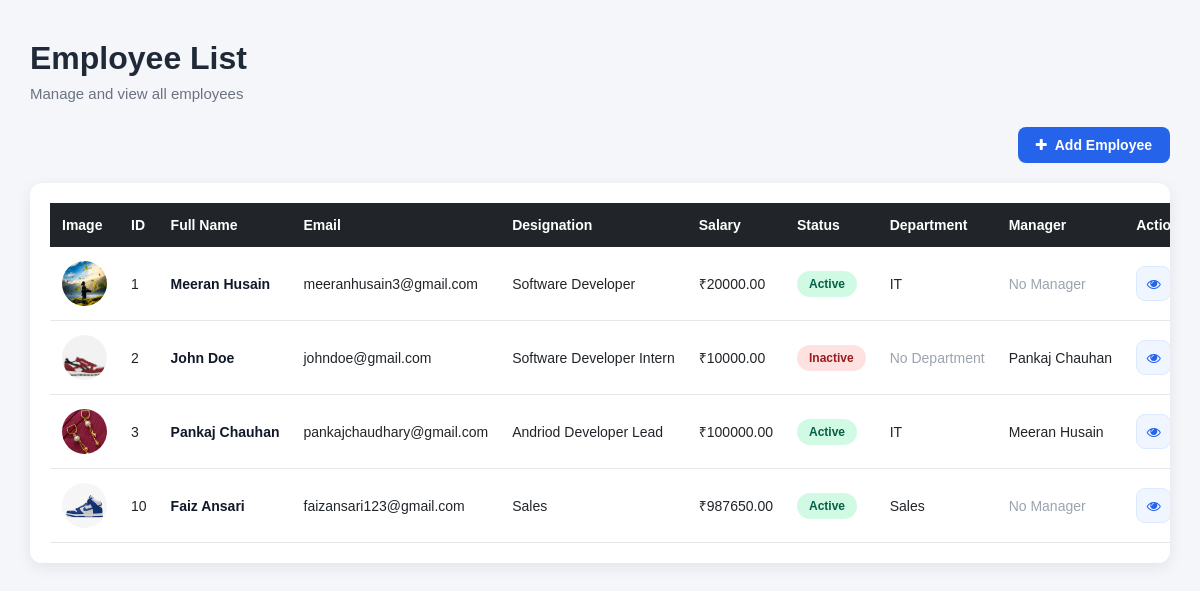
The app's page /, older data.
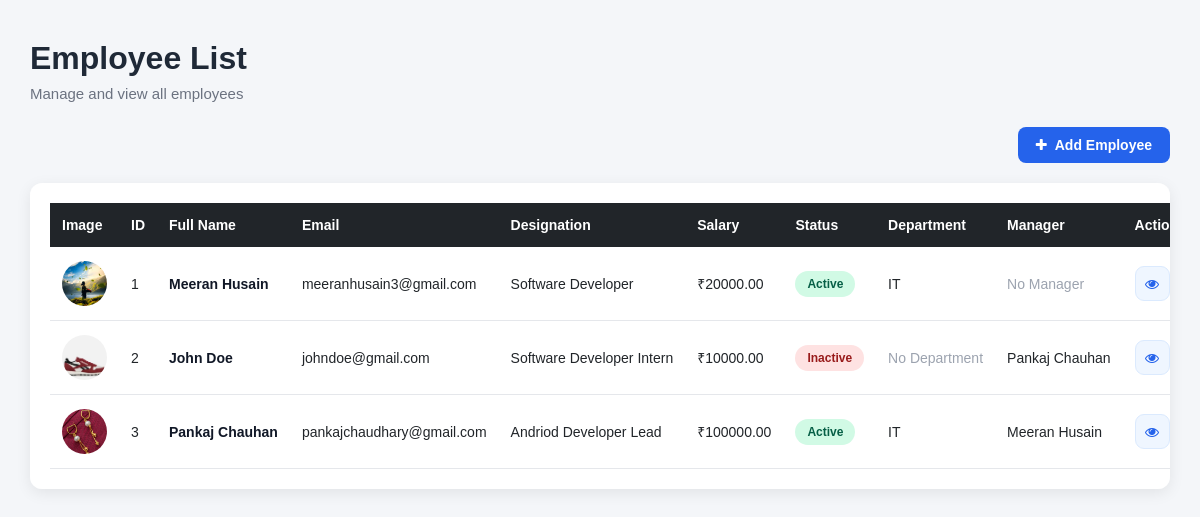
The same page, newer data.
### employees/models.py (models this page shows, shortened)
class Employee(models.Model):
    first_name = models.CharField(max_length=50)
    last_name = models.CharField(max_length=50)
    email = models.EmailField(unique=True)
    designation = models.CharField(max_length=100)
    image = models.ImageField(upload_to='employee_images', default='default.png')
    salary = models.DecimalField(max_digits=10, decimal_places=2)
    joining_date = models.DateField()
    is_active = models.BooleanField(default=True)
    department = models.ForeignKey(Department, on_delete=models.SET_NULL, blank=True, null=True)
    manager = models.ForeignKey("self", on_delete=models.SET_NULL, blank=True, null=True)
    is_deleted = models.BooleanField(default=False)  # Soft delete flag
    def full_name(self):
        return f"{self.first_name} {self.last_name}"

class Department(models.Model):
    dept_name = models.CharField(max_length=30)
    dept_location = models.CharField(max_length=100)

### Employee_main/views.py (the view)
# urls.py: 2. Add a URL to urlpatterns:  path('', views.home, name='home')
def home(request):
    employees = Employee.objects.filter(is_deleted=False)  # Fetch all employee objects that are not marked as deleted from the Employee model.
    context = {
        'employees': employees,
    }
    return render(request, 'home.html', context)

### templates/home.html (shortened to what this page needs)
{% load static %}
<!DOCTYPE html>
<html lang="en">
<head>
    <link rel="stylesheet" href="{% static 'css/style.css' %}">
    <link rel="stylesheet" href="https://cdnjs.cloudflare.com/ajax/libs/font-awesome/4.7.0/css/font-awesome.min.css">
</head>
<body>
    <div class="container">
        <div class="page-header">
            <h1>Employee List</h1>
            <p>Manage and view all employees</p>
        </div>
        <div class="add-employee-container">
            <a href="{% url 'employee_add' %}" class="add-employee-btn">
                <i class="fa fa-plus"></i>
                Add Employee
            </a>
        </div>
        <div class="table-container">
            <table class="employee-table">
                <thead>
                    <tr>
                        <th>Image</th>
                        <th>ID</th>
                        <th>Full Name</th>
                        <th>Email</th>
                        <th>Designation</th>
                        <th>Salary</th>
                        <th>Status</th>
                        <th>Department</th>
                        <th>Manager</th>
                        <th>Actions</th>
                    </tr>
                </thead>
                <tbody>
                    {% for emp in employees %}
                    <tr>
                        <td>
                            {% if emp.image %}
                                <img src="{{ emp.image.url }}" alt="{{ emp.full_name }}" class="employee-list-image">
                            {% else %}
                                <img src="{% static 'images/default.png' %}" alt="{{ emp.full_name }}" class="employee-list-image">
                            {% endif %}
                        </td>
                        <td>{{ emp.id }}</td>
                        <td class="employee-name">{{ emp.full_name }}</td>
                        <td>{{ emp.email }}</td>
                        <td>{{ emp.designation }}</td>
                        <td>₹{{ emp.salary }}</td>
                        <td>
                            {% if emp.is_active %}
                                <span class="status active">
                                    Active
                                </span>
                            {% else %}
                                <span class="status inactive">
                                    Inactive
                                </span>
                            {% endif %}
                        </td>
                        <td>
                            {% if emp.department %}
                                {{ emp.department.dept_name }}
                            {% else %}
                                <span class="muted">
                                    No Department
                                </span>
                            {% endif %}
                        </td>
                        <td>
                            {% if emp.manager %}
                                {{ emp.manager.full_name }}
                            {% else %}
                                <span class="muted">
                                    No Manager
                                </span>
                            {% endif %}
                        </td>
                        <td>
                            <div class="action-buttons">
                                <a href="{% url 'employee_detail' id=emp.id %}" class="action-btn view-btn" aria-label="View Employee" title="View Employee">
                                    <i class="fa fa-eye"></i>
                                </a>
                            </div>
                        </td>
                    </tr>
                    {% empty %}
                    <tr>
                        <td colspan="10" class="no-data">
                            No employees found.
                        </td>
                    </tr>
                    {% endfor %}
                </tbody>
            </table>
        </div>
    </div>
</body>
</html>

Row changes from the older to the newer data that the page shows:
no longer on this page (row edited): Employee: image (picture), id "10", full_name "Faiz Ansari", email "faizansari123@gmail.com", designation "Sales", salary "987650.00", is_active "Active", department.dept_name "Sales", shows "No Manager"
